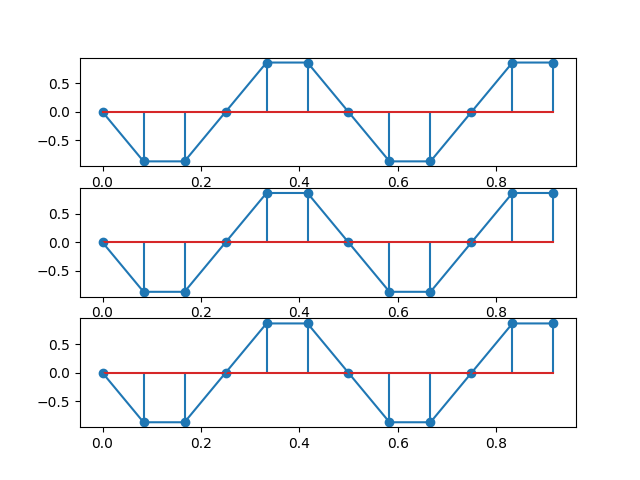

Write Python code to recreate this figure.
import numpy as np
import math
import matplotlib.pyplot as plt
from matplotlib.backends.backend_pdf import PdfPages
from time import time

pdf = []
pdfDoc = PdfPages('p02.pdf')

f0 = 10
fs = 12
t = np.arange(0, 1, 1/fs)
signal = np.sin(2 * np.pi * f0 * t)

fig, axs = plt.subplots(3)

axs[0].plot(t, signal)
axs[0].stem(t, signal)

K = [2, 3]
for k in range(len(K)):
    signal_sim = np.sin(2 * np.pi * (f0 + K[k] * fs) * t)
    
    axs[k + 1].stem(t, signal_sim)
    axs[k + 1].plot(t, signal_sim)


pdf.append(fig)
fig.savefig('p02.png')

for page in pdf:
    pdfDoc.savefig(page)
pdfDoc.close()